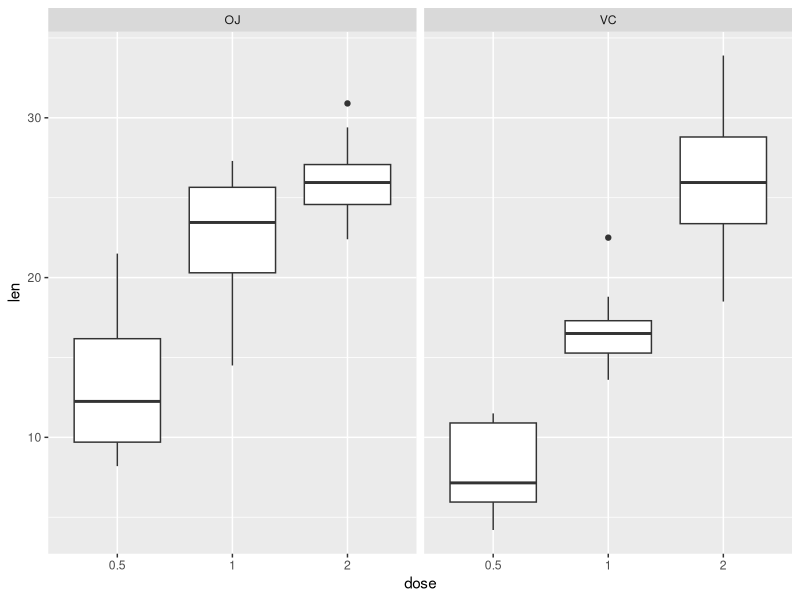
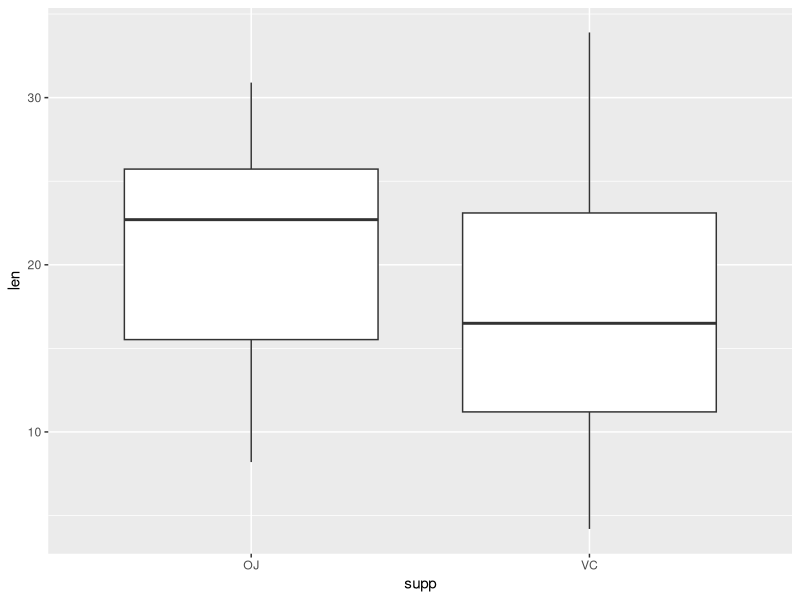
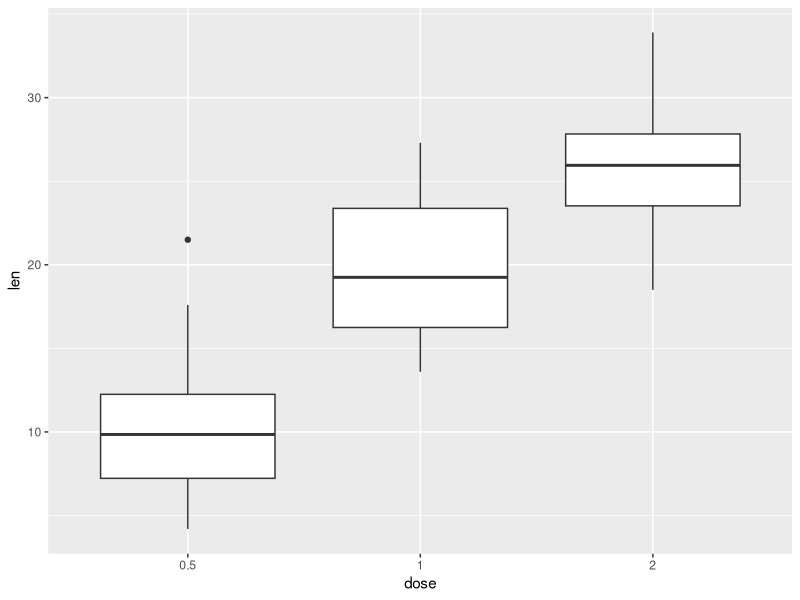
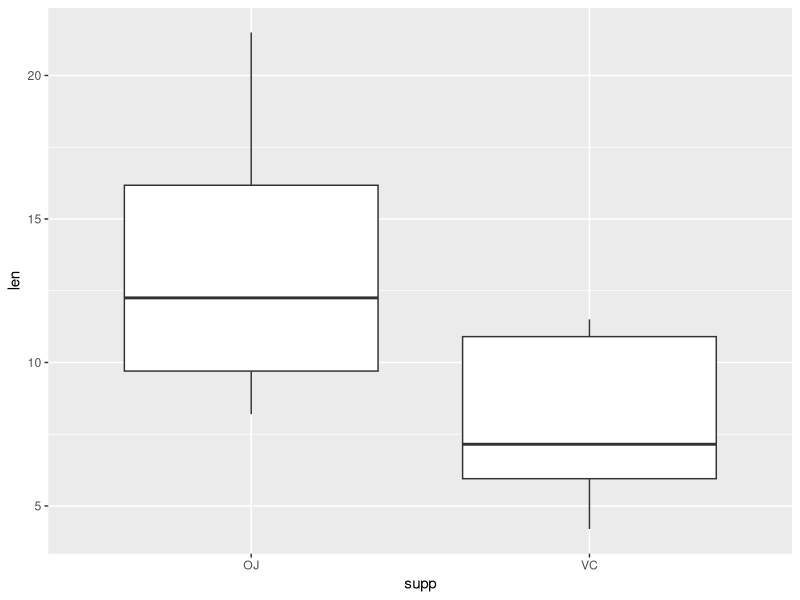
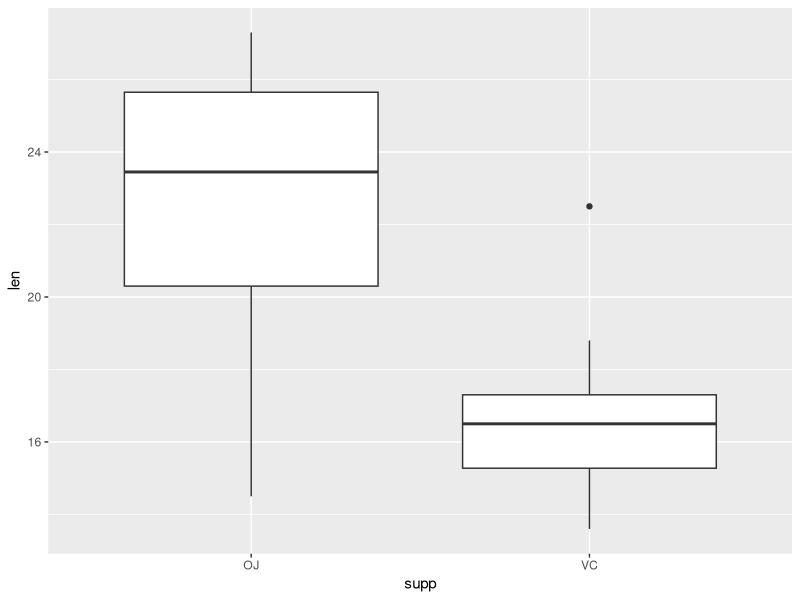
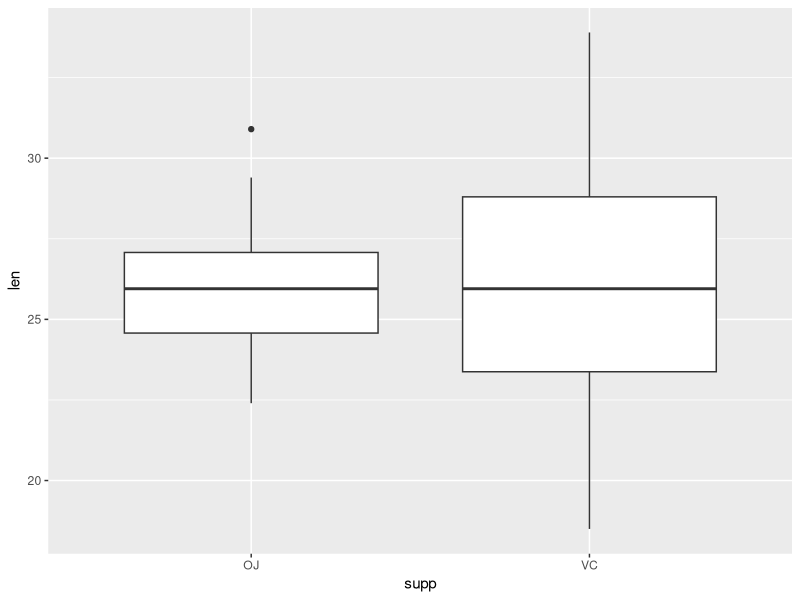

These figures' R source, in order:
## ---- chunk 1
library(datasets)
library(ggplot2)
library(dplyr)
knitr::opts_chunk$set(echo = TRUE)
## ---- chunk 2
data(ToothGrowth)
## ---- chunk 3
ToothGrowth$dose<-factor(ToothGrowth$dose)
## ---- chunk 4
summary(ToothGrowth)
## ---- chunk 5
ggplot(ToothGrowth, aes(x=dose,y=len))+geom_boxplot()+facet_wrap(~supp)
## ---- chunk 6
ggplot(ToothGrowth, aes(x=supp,y=len))+geom_boxplot()
## ---- chunk 7
t.test(ToothGrowth[ToothGrowth$supp=="VC",]$len,ToothGrowth[ToothGrowth$supp=="OJ",]$len,paired=FALSE,var.equal=FALSE)
## ---- chunk 8
ggplot(ToothGrowth, aes(x=dose,y=len))+geom_boxplot()
## ---- chunk 9
dose05<-ToothGrowth[ToothGrowth$dose=="0.5",]
ggplot(dose05, aes(x=supp,y=len))+geom_boxplot()
## ---- chunk 10
t.test(dose05[dose05$supp=="OJ",]$len,dose05[dose05$supp=="VC",]$len,paired=FALSE,var.equal=FALSE)
## ---- chunk 11
dose1<-ToothGrowth[ToothGrowth$dose=="1",]
ggplot(dose1, aes(x=supp,y=len))+geom_boxplot()
## ---- chunk 12
t.test(dose1[dose1$supp=="OJ",]$len,dose1[dose1$supp=="VC",]$len,paired=FALSE,var.equal=FALSE)
## ---- chunk 13
dose2<-ToothGrowth[ToothGrowth$dose=="2",]
ggplot(dose2, aes(x=supp,y=len))+geom_boxplot()
## ---- chunk 14
t.test(dose2[dose2$supp=="OJ",]$len,dose2[dose2$supp=="VC",]$len,paired=FALSE,var.equal=FALSE)
